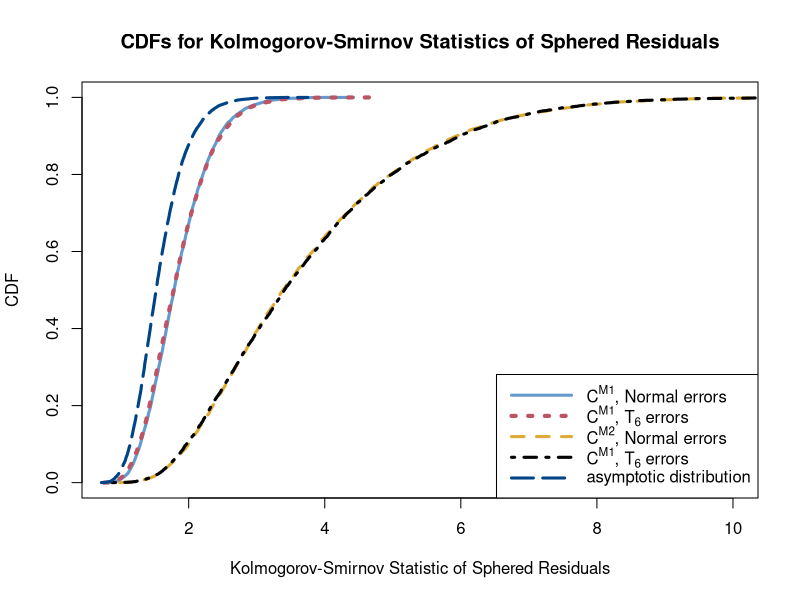
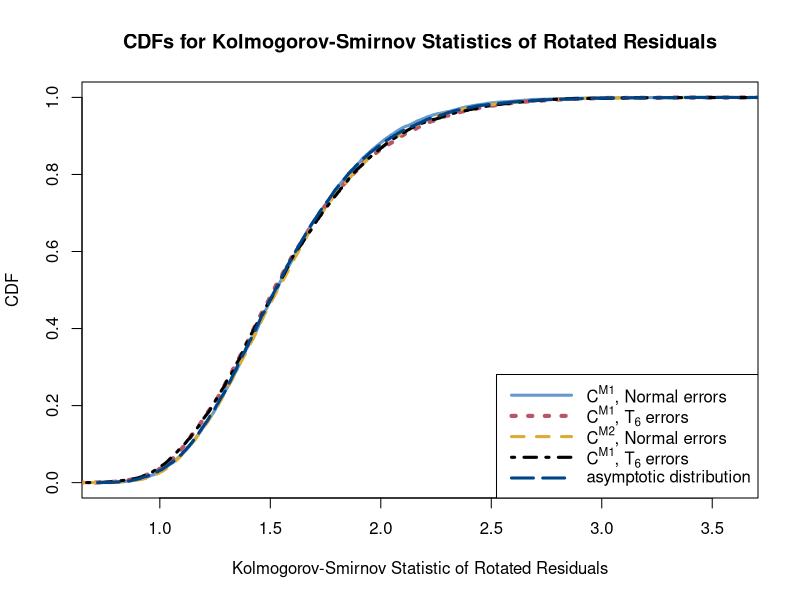

Reproduce these figures in R, in order.
y1 <- read.csv("KS_res_y1_L10_df6_100.csv", header = FALSE)$V1
y2 <- read.csv("KS_res_y2_L10_df6_100.csv", header = FALSE)$V1
y3 <- read.csv("KS_res_y3_L10_df6_100.csv", header = FALSE)$V1
y4 <- read.csv("KS_res_y4_L10_df6_100.csv", header = FALSE)$V1
y5 <- read.csv("KS_100_boot_asym.csv", header = FALSE)$V1

y1_rot <- read.csv("KS_rotated_y1_L10_df6_100.csv", header = FALSE)$V1
y2_rot <- read.csv("KS_rotated_y2_L10_df6_100.csv", header = FALSE)$V1
y3_rot <- read.csv("KS_rotated_y3_L10_df6_100.csv", header = FALSE)$V1
y4_rot <- read.csv("KS_rotated_y4_L10_df6_100.csv", header = FALSE)$V1

cols <- c(
  # rgb(51, 187, 238, maxColorValue = 255),#cyan
  rgb(102, 153, 204, maxColorValue = 255),#light blue
  rgb(221, 170, 51, maxColorValue = 255),#yellow
  rgb(187, 85, 102, maxColorValue = 255),#red
  "black",
  rgb(0, 68, 136, maxColorValue = 255)#blue
)

ltys <- 1:5
lwds <- c(3,3,4,3,3)
legend_lables <- c(expression(paste("C"^"M1", ", Normal errors")),
                   expression(paste("C"^"M2", ", Normal errors")),
                   expression(paste("C"^"M1", ", ", T[6], " errors")),
                   expression(paste("C"^"M1", ", ", T[6], " errors")),
                   "asymptotic distribution")

make_plot <- function(y_list, col = cols, lty = ltys, lwd = lwds,
                      ordering = 1:length(y_list), ...){
  y_list <- y_list[ordering]
  legend_lables <- legend_lables[ordering]
  cols <- cols[ordering]
  ltys <- ltys[ordering]
  lwds <- lwds[ordering]
  x <- lapply(y_list, sort)
  y <- lapply(y_list, function(y) (1:length(y))/length(y))
  plot(x[[1]], y[[1]], type = "l", col = col[1], lty = lty[1], lwd = lwds[1], ...)
  lines(x[[2]], y[[2]], type = "l", col = col[2], lty = lty[2], lwd = lwds[2])
  lines(x[[3]], y[[3]], type = "l", col = col[3], lty = lty[3], lwd = lwds[3])
  lines(x[[4]], y[[4]], type = "l", col = col[4], lty = lty[4], lwd = lwds[4])
  if(length(y_list) == 5) lines(x[[5]], y[[5]], type = "l", col = col[5],
                                lty = lty[5], lwd = lwds[5])
  legend("bottomright", legend = legend_lables, col = cols, lty = ltys,
         lwd = lwds, seg.len = 4)
}
setEPS()
postscript("PRL_sphered1.eps",width = 8, height = 6)
make_plot(list(y1, y2, y3, y4, y5), ordering = c(1,3,2,4,5),
          xlab = "Kolmogorov-Smirnov Statistic of Sphered Residuals",
          ylab = "CDF", xlim = c(0.8, 10),
          main = "CDFs for Kolmogorov-Smirnov Statistics of Sphered Residuals")
dev.off()

setEPS()
postscript("PRL_rotated1.eps",width = 8, height = 6)
make_plot(list(y1_rot, y2_rot, y3_rot, y4_rot, y5), ordering = c(1,3,2,4,5),
          xlab = "Kolmogorov-Smirnov Statistic of Rotated Residuals",
          ylab = "CDF",
          main = "CDFs for Kolmogorov-Smirnov Statistics of Rotated Residuals")
dev.off()




